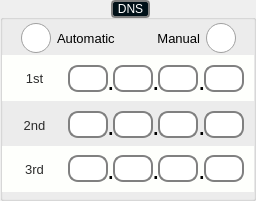
     <widget class="QGroupBox" name="dnsGroupBox">
      <property name="geometry">
       <rect>
        <x>310</x>
        <y>196</y>
        <width>256</width>
        <height>201</height>
       </rect>
      </property>
      <property name="sizePolicy">
       <sizepolicy hsizetype="Fixed" vsizetype="Fixed">
        <horstretch>0</horstretch>
        <verstretch>0</verstretch>
       </sizepolicy>
      </property>
      <property name="minimumSize">
       <size>
        <width>256</width>
        <height>201</height>
       </size>
      </property>
      <property name="maximumSize">
       <size>
        <width>256</width>
        <height>201</height>
       </size>
      </property>
      <property name="autoFillBackground">
       <bool>false</bool>
      </property>
      <property name="styleSheet">
       <string notr="true">QGroupBox#dnsGroupBox{
	border: 2px solid gray;
	border-radius: 8px;
    color: rgb(0,0,0);
	background: rgb(238, 255, 211); 
	margin-top: 8px;
}
QGroupBox::title {
     subcontrol-origin: margin;
     subcontrol-position: top center; /* position at the top center */
	padding: 0 3px;
/*	background: rgb(240, 252, 255); */
	background: rgb(0, 16, 24);
	color: rgb(255,255,255);
	border: 2px solid gray;
	border-radius: 4px;
 }</string>
      </property>
      <property name="title">
       <string>DNS</string>
      </property>
      <widget class="QLabel" name="label_25">
       <property name="geometry">
        <rect>
         <x>4</x>
         <y>115</y>
         <width>61</width>
         <height>20</height>
        </rect>
       </property>
       <property name="font">
        <font>
         <pointsize>10</pointsize>
        </font>
       </property>
       <property name="layoutDirection">
        <enum>Qt::LeftToRight</enum>
       </property>
       <property name="styleSheet">
        <string notr="true">color: rgb(43, 43, 43);
background:transparent;</string>
       </property>
       <property name="text">
        <string>2nd</string>
       </property>
       <property name="alignment">
        <set>Qt::AlignCenter</set>
       </property>
      </widget>
      <widget class="hobart::tabbableIPLineEdit" name="DNS1LineEdit">
       <property name="geometry">
        <rect>
         <x>68</x>
         <y>65</y>
         <width>40</width>
         <height>27</height>
        </rect>
       </property>
       <property name="sizePolicy">
        <sizepolicy hsizetype="Fixed" vsizetype="Fixed">
         <horstretch>0</horstretch>
         <verstretch>0</verstretch>
        </sizepolicy>
       </property>
       <property name="minimumSize">
        <size>
         <width>40</width>
         <height>27</height>
        </size>
       </property>
       <property name="maximumSize">
        <size>
         <width>40</width>
         <height>27</height>
        </size>
       </property>
       <property name="font">
        <font>
         <pointsize>10</pointsize>
        </font>
       </property>
       <property name="focusPolicy">
        <enum>Qt::StrongFocus</enum>
       </property>
       <property name="styleSheet">
        <string notr="true">border-radius: 10px;
border: 2px solid gray;
background:white;</string>
       </property>
       <property name="text">
        <string notr="true"/>
       </property>
       <property name="alignment">
        <set>Qt::AlignCenter</set>
       </property>
       <property name="placeholderText">
        <string/>
       </property>
      </widget>
      <widget class="QLabel" name="label_26">
       <property name="geometry">
        <rect>
         <x>4</x>
         <y>68</y>
         <width>61</width>
         <height>20</height>
        </rect>
       </property>
       <property name="font">
        <font>
         <pointsize>10</pointsize>
        </font>
       </property>
       <property name="layoutDirection">
        <enum>Qt::LeftToRight</enum>
       </property>
       <property name="styleSheet">
        <string notr="true">color: rgb(43, 43, 43);
background:transparent;</string>
       </property>
       <property name="text">
        <string>1st</string>
       </property>
       <property name="alignment">
        <set>Qt::AlignCenter</set>
       </property>
      </widget>
      <widget class="hobart::tabbableIPLineEdit" name="DNS2LineEdit">
       <property name="geometry">
        <rect>
         <x>68</x>
         <y>111</y>
         <width>40</width>
         <height>27</height>
        </rect>
       </property>
       <property name="sizePolicy">
        <sizepolicy hsizetype="Fixed" vsizetype="Fixed">
         <horstretch>0</horstretch>
         <verstretch>0</verstretch>
        </sizepolicy>
       </property>
       <property name="minimumSize">
        <size>
         <width>40</width>
         <height>27</height>
        </size>
       </property>
       <property name="maximumSize">
        <size>
         <width>40</width>
         <height>27</height>
        </size>
       </property>
       <property name="font">
        <font>
         <pointsize>10</pointsize>
        </font>
       </property>
       <property name="focusPolicy">
        <enum>Qt::StrongFocus</enum>
       </property>
       <property name="styleSheet">
        <string notr="true">border-radius: 10px;
border: 2px solid gray;
background:white;</string>
       </property>
       <property name="text">
        <string notr="true"/>
       </property>
       <property name="alignment">
        <set>Qt::AlignCenter</set>
       </property>
       <property name="placeholderText">
        <string/>
       </property>
      </widget>
      <widget class="QRadioButton" name="autoDNSRadio">
       <property name="geometry">
        <rect>
         <x>21</x>
         <y>23</y>
         <width>111</width>
         <height>30</height>
        </rect>
       </property>
       <property name="font">
        <font>
         <pointsize>10</pointsize>
        </font>
       </property>
       <property name="autoFillBackground">
        <bool>false</bool>
       </property>
       <property name="styleSheet">
        <string notr="true">QRadioButton::indicator{
width: 30px;
height: 30px;
} </string>
       </property>
       <property name="text">
        <string>Automatic</string>
       </property>
      </widget>
      <widget class="QRadioButton" name="manualDNSRadio">
       <property name="geometry">
        <rect>
         <x>135</x>
         <y>23</y>
         <width>101</width>
         <height>30</height>
        </rect>
       </property>
       <property name="font">
        <font>
         <pointsize>10</pointsize>
        </font>
       </property>
       <property name="layoutDirection">
        <enum>Qt::RightToLeft</enum>
       </property>
       <property name="autoFillBackground">
        <bool>false</bool>
       </property>
       <property name="styleSheet">
        <string notr="true">QRadioButton::indicator{
width: 30px;
height: 30px;
} </string>
       </property>
       <property name="text">
        <string>Manual</string>
       </property>
      </widget>
      <widget class="QLabel" name="label_27">
       <property name="geometry">
        <rect>
         <x>4</x>
         <y>159</y>
         <width>61</width>
         <height>20</height>
        </rect>
       </property>
       <property name="font">
        <font>
         <pointsize>10</pointsize>
        </font>
       </property>
       <property name="layoutDirection">
        <enum>Qt::LeftToRight</enum>
       </property>
       <property name="styleSheet">
        <string notr="true">color: rgb(43, 43, 43);
background:transparent;</string>
       </property>
       <property name="text">
        <string>3rd</string>
       </property>
       <property name="alignment">
        <set>Qt::AlignCenter</set>
       </property>
      </widget>
      <widget class="hobart::tabbableIPLineEdit" name="DNS3LineEdit">
       <property name="geometry">
        <rect>
         <x>68</x>
         <y>155</y>
         <width>40</width>
         <height>27</height>
        </rect>
       </property>
       <property name="sizePolicy">
        <sizepolicy hsizetype="Fixed" vsizetype="Fixed">
         <horstretch>0</horstretch>
         <verstretch>0</verstretch>
        </sizepolicy>
       </property>
       <property name="minimumSize">
        <size>
         <width>40</width>
         <height>27</height>
        </size>
       </property>
       <property name="maximumSize">
        <size>
         <width>40</width>
         <height>27</height>
        </size>
       </property>
       <property name="font">
        <font>
         <pointsize>10</pointsize>
        </font>
       </property>
       <property name="focusPolicy">
        <enum>Qt::StrongFocus</enum>
       </property>
       <property name="styleSheet">
        <string notr="true">border-radius: 10px;
border: 2px solid gray;
background:white;</string>
       </property>
       <property name="text">
        <string notr="true"/>
       </property>
       <property name="alignment">
        <set>Qt::AlignCenter</set>
       </property>
       <property name="placeholderText">
        <string/>
       </property>
      </widget>
      <widget class="hobart::tabbableIPLineEdit" name="DNS1LineEdit_2">
       <property name="geometry">
        <rect>
         <x>113</x>
         <y>65</y>
         <width>40</width>
         <height>27</height>
        </rect>
       </property>
       <property name="sizePolicy">
        <sizepolicy hsizetype="Fixed" vsizetype="Fixed">
         <horstretch>0</horstretch>
         <verstretch>0</verstretch>
        </sizepolicy>
       </property>
       <property name="minimumSize">
        <size>
         <width>40</width>
         <height>27</height>
        </size>
       </property>
       <property name="maximumSize">
        <size>
         <width>40</width>
         <height>27</height>
        </size>
       </property>
       <property name="font">
        <font>
         <pointsize>10</pointsize>
        </font>
       </property>
       <property name="focusPolicy">
        <enum>Qt::StrongFocus</enum>
       </property>
       <property name="styleSheet">
        <string notr="true">border-radius: 10px;
border: 2px solid gray;
background:white;</string>
       </property>
       <property name="text">
        <string notr="true"/>
       </property>
       <property name="alignment">
        <set>Qt::AlignCenter</set>
       </property>
       <property name="placeholderText">
        <string/>
       </property>
      </widget>
      <widget class="hobart::tabbableIPLineEdit" name="DNS1LineEdit_3">
       <property name="geometry">
        <rect>
         <x>158</x>
         <y>65</y>
         <width>40</width>
         <height>27</height>
        </rect>
       </property>
       <property name="sizePolicy">
        <sizepolicy hsizetype="Fixed" vsizetype="Fixed">
         <horstretch>0</horstretch>
         <verstretch>0</verstretch>
        </sizepolicy>
       </property>
       <property name="minimumSize">
        <size>
         <width>40</width>
         <height>27</height>
        </size>
       </property>
       <property name="maximumSize">
        <size>
         <width>40</width>
         <height>27</height>
        </size>
       </property>
       <property name="font">
        <font>
         <pointsize>10</pointsize>
        </font>
       </property>
       <property name="focusPolicy">
        <enum>Qt::StrongFocus</enum>
       </property>
       <property name="styleSheet">
        <string notr="true">border-radius: 10px;
border: 2px solid gray;
background:white;</string>
       </property>
       <property name="text">
        <string notr="true"/>
       </property>
       <property name="alignment">
        <set>Qt::AlignCenter</set>
       </property>
       <property name="placeholderText">
        <string/>
       </property>
      </widget>
      <widget class="hobart::tabbableIPLineEdit" name="DNS1LineEdit_4">
       <property name="geometry">
        <rect>
         <x>204</x>
         <y>65</y>
         <width>40</width>
         <height>27</height>
        </rect>
       </property>
       <property name="sizePolicy">
        <sizepolicy hsizetype="Fixed" vsizetype="Fixed">
         <horstretch>0</horstretch>
         <verstretch>0</verstretch>
        </sizepolicy>
       </property>
       <property name="minimumSize">
        <size>
         <width>40</width>
         <height>27</height>
        </size>
       </property>
       <property name="maximumSize">
        <size>
         <width>40</width>
         <height>27</height>
        </size>
       </property>
       <property name="font">
        <font>
         <pointsize>10</pointsize>
        </font>
       </property>
       <property name="focusPolicy">
        <enum>Qt::StrongFocus</enum>
       </property>
       <property name="styleSheet">
        <string notr="true">border-radius: 10px;
border: 2px solid gray;
background:white;</string>
       </property>
       <property name="text">
        <string notr="true"/>
       </property>
       <property name="alignment">
        <set>Qt::AlignCenter</set>
       </property>
       <property name="placeholderText">
        <string/>
       </property>
      </widget>
      <widget class="hobart::tabbableIPLineEdit" name="DNS2LineEdit_2">
       <property name="geometry">
        <rect>
         <x>113</x>
         <y>111</y>
         <width>40</width>
         <height>27</height>
        </rect>
       </property>
       <property name="sizePolicy">
        <sizepolicy hsizetype="Fixed" vsizetype="Fixed">
         <horstretch>0</horstretch>
         <verstretch>0</verstretch>
        </sizepolicy>
       </property>
       <property name="minimumSize">
        <size>
         <width>40</width>
         <height>27</height>
        </size>
       </property>
       <property name="maximumSize">
        <size>
         <width>40</width>
         <height>27</height>
        </size>
       </property>
       <property name="font">
        <font>
         <pointsize>10</pointsize>
        </font>
       </property>
       <property name="focusPolicy">
        <enum>Qt::StrongFocus</enum>
       </property>
       <property name="styleSheet">
        <string notr="true">border-radius: 10px;
border: 2px solid gray;
background:white;</string>
       </property>
       <property name="text">
        <string notr="true"/>
       </property>
       <property name="alignment">
        <set>Qt::AlignCenter</set>
       </property>
       <property name="placeholderText">
        <string/>
       </property>
      </widget>
      <widget class="hobart::tabbableIPLineEdit" name="DNS2LineEdit_3">
       <property name="geometry">
        <rect>
         <x>158</x>
         <y>111</y>
         <width>40</width>
         <height>27</height>
        </rect>
       </property>
       <property name="sizePolicy">
        <sizepolicy hsizetype="Fixed" vsizetype="Fixed">
         <horstretch>0</horstretch>
         <verstretch>0</verstretch>
        </sizepolicy>
       </property>
       <property name="minimumSize">
        <size>
         <width>40</width>
         <height>27</height>
        </size>
       </property>
       <property name="maximumSize">
        <size>
         <width>40</width>
         <height>27</height>
        </size>
       </property>
       <property name="font">
        <font>
         <pointsize>10</pointsize>
        </font>
       </property>
       <property name="focusPolicy">
        <enum>Qt::StrongFocus</enum>
       </property>
       <property name="styleSheet">
        <string notr="true">border-radius: 10px;
border: 2px solid gray;
background:white;</string>
       </property>
       <property name="text">
        <string notr="true"/>
       </property>
       <property name="alignment">
        <set>Qt::AlignCenter</set>
       </property>
       <property name="placeholderText">
        <string/>
       </property>
      </widget>
      <widget class="hobart::tabbableIPLineEdit" name="DNS2LineEdit_4">
       <property name="geometry">
        <rect>
         <x>204</x>
         <y>111</y>
         <width>40</width>
         <height>27</height>
        </rect>
       </property>
       <property name="sizePolicy">
        <sizepolicy hsizetype="Fixed" vsizetype="Fixed">
         <horstretch>0</horstretch>
         <verstretch>0</verstretch>
        </sizepolicy>
       </property>
       <property name="minimumSize">
        <size>
         <width>40</width>
         <height>27</height>
        </size>
       </property>
       <property name="maximumSize">
        <size>
         <width>40</width>
         <height>27</height>
        </size>
       </property>
       <property name="font">
        <font>
         <pointsize>10</pointsize>
        </font>
       </property>
       <property name="focusPolicy">
        <enum>Qt::StrongFocus</enum>
       </property>
       <property name="styleSheet">
        <string notr="true">border-radius: 10px;
border: 2px solid gray;
background:white;</string>
       </property>
       <property name="text">
        <string notr="true"/>
       </property>
       <property name="alignment">
        <set>Qt::AlignCenter</set>
       </property>
       <property name="placeholderText">
        <string/>
       </property>
      </widget>
      <widget class="hobart::tabbableIPLineEdit" name="DNS3LineEdit_2">
       <property name="geometry">
        <rect>
         <x>113</x>
         <y>155</y>
         <width>40</width>
         <height>27</height>
        </rect>
       </property>
       <property name="sizePolicy">
        <sizepolicy hsizetype="Fixed" vsizetype="Fixed">
         <horstretch>0</horstretch>
         <verstretch>0</verstretch>
        </sizepolicy>
       </property>
       <property name="minimumSize">
        <size>
         <width>40</width>
         <height>27</height>
        </size>
       </property>
       <property name="maximumSize">
        <size>
         <width>40</width>
         <height>27</height>
        </size>
       </property>
       <property name="font">
        <font>
         <pointsize>10</pointsize>
        </font>
       </property>
       <property name="focusPolicy">
        <enum>Qt::StrongFocus</enum>
       </property>
       <property name="styleSheet">
        <string notr="true">border-radius: 10px;
border: 2px solid gray;
background:white;</string>
       </property>
       <property name="text">
        <string notr="true"/>
       </property>
       <property name="alignment">
        <set>Qt::AlignCenter</set>
       </property>
       <property name="placeholderText">
        <string/>
       </property>
      </widget>
      <widget class="hobart::tabbableIPLineEdit" name="DNS3LineEdit_3">
       <property name="geometry">
        <rect>
         <x>158</x>
         <y>155</y>
         <width>40</width>
         <height>27</height>
        </rect>
       </property>
       <property name="sizePolicy">
        <sizepolicy hsizetype="Fixed" vsizetype="Fixed">
         <horstretch>0</horstretch>
         <verstretch>0</verstretch>
        </sizepolicy>
       </property>
       <property name="minimumSize">
        <size>
         <width>40</width>
         <height>27</height>
        </size>
       </property>
       <property name="maximumSize">
        <size>
         <width>40</width>
         <height>27</height>
        </size>
       </property>
       <property name="font">
        <font>
         <pointsize>10</pointsize>
        </font>
       </property>
       <property name="focusPolicy">
        <enum>Qt::StrongFocus</enum>
       </property>
       <property name="styleSheet">
        <string notr="true">border-radius: 10px;
border: 2px solid gray;
background:white;</string>
       </property>
       <property name="text">
        <string notr="true"/>
       </property>
       <property name="alignment">
        <set>Qt::AlignCenter</set>
       </property>
       <property name="placeholderText">
        <string/>
       </property>
      </widget>
      <widget class="hobart::tabbableIPLineEdit" name="DNS3LineEdit_4">
       <property name="geometry">
        <rect>
         <x>204</x>
         <y>155</y>
         <width>40</width>
         <height>27</height>
        </rect>
       </property>
       <property name="sizePolicy">
        <sizepolicy hsizetype="Fixed" vsizetype="Fixed">
         <horstretch>0</horstretch>
         <verstretch>0</verstretch>
        </sizepolicy>
       </property>
       <property name="minimumSize">
        <size>
         <width>40</width>
         <height>27</height>
        </size>
       </property>
       <property name="maximumSize">
        <size>
         <width>40</width>
         <height>27</height>
        </size>
       </property>
       <property name="font">
        <font>
         <pointsize>10</pointsize>
        </font>
       </property>
       <property name="focusPolicy">
        <enum>Qt::StrongFocus</enum>
       </property>
       <property name="styleSheet">
        <string notr="true">border-radius: 10px;
border: 2px solid gray;
background:white;</string>
       </property>
       <property name="text">
        <string notr="true"/>
       </property>
       <property name="alignment">
        <set>Qt::AlignCenter</set>
       </property>
       <property name="placeholderText">
        <string/>
       </property>
      </widget>
      <widget class="QLabel" name="label_31">
       <property name="geometry">
        <rect>
         <x>107</x>
         <y>65</y>
         <width>11</width>
         <height>31</height>
        </rect>
       </property>
       <property name="font">
        <font>
         <pointsize>20</pointsize>
        </font>
       </property>
       <property name="text">
        <string>.</string>
       </property>
      </widget>
      <widget class="QLabel" name="label_36">
       <property name="geometry">
        <rect>
         <x>152</x>
         <y>65</y>
         <width>11</width>
         <height>31</height>
        </rect>
       </property>
       <property name="font">
        <font>
         <pointsize>20</pointsize>
        </font>
       </property>
       <property name="text">
        <string>.</string>
       </property>
      </widget>
      <widget class="QLabel" name="label_37">
       <property name="geometry">
        <rect>
         <x>198</x>
         <y>65</y>
         <width>11</width>
         <height>31</height>
        </rect>
       </property>
       <property name="font">
        <font>
         <pointsize>20</pointsize>
        </font>
       </property>
       <property name="text">
        <string>.</string>
       </property>
      </widget>
      <widget class="QLabel" name="label_38">
       <property name="geometry">
        <rect>
         <x>107</x>
         <y>110</y>
         <width>11</width>
         <height>31</height>
        </rect>
       </property>
       <property name="font">
        <font>
         <pointsize>20</pointsize>
        </font>
       </property>
       <property name="text">
        <string>.</string>
       </property>
      </widget>
      <widget class="QLabel" name="label_39">
       <property name="geometry">
        <rect>
         <x>152</x>
         <y>110</y>
         <width>11</width>
         <height>31</height>
        </rect>
       </property>
       <property name="font">
        <font>
         <pointsize>20</pointsize>
        </font>
       </property>
       <property name="text">
        <string>.</string>
       </property>
      </widget>
      <widget class="QLabel" name="label_40">
       <property name="geometry">
        <rect>
         <x>198</x>
         <y>110</y>
         <width>11</width>
         <height>31</height>
        </rect>
       </property>
       <property name="font">
        <font>
         <pointsize>20</pointsize>
        </font>
       </property>
       <property name="text">
        <string>.</string>
       </property>
      </widget>
      <widget class="QLabel" name="label_41">
       <property name="geometry">
        <rect>
         <x>107</x>
         <y>154</y>
         <width>11</width>
         <height>31</height>
        </rect>
       </property>
       <property name="font">
        <font>
         <pointsize>20</pointsize>
        </font>
       </property>
       <property name="text">
        <string>.</string>
       </property>
      </widget>
      <widget class="QLabel" name="label_43">
       <property name="geometry">
        <rect>
         <x>152</x>
         <y>154</y>
         <width>11</width>
         <height>31</height>
        </rect>
       </property>
       <property name="font">
        <font>
         <pointsize>20</pointsize>
        </font>
       </property>
       <property name="text">
        <string>.</string>
       </property>
      </widget>
      <widget class="QLabel" name="label_44">
       <property name="geometry">
        <rect>
         <x>198</x>
         <y>154</y>
         <width>11</width>
         <height>31</height>
        </rect>
       </property>
       <property name="font">
        <font>
         <pointsize>20</pointsize>
        </font>
       </property>
       <property name="text">
        <string>.</string>
       </property>
      </widget>
      <widget class="QLabel" name="label_45">
       <property name="geometry">
        <rect>
         <x>2</x>
         <y>55</y>
         <width>252</width>
         <height>46</height>
        </rect>
       </property>
       <property name="styleSheet">
        <string notr="true">background-color: rgb(254, 255, 252);</string>
       </property>
       <property name="text">
        <string/>
       </property>
      </widget>
      <widget class="QLabel" name="label_46">
       <property name="geometry">
        <rect>
         <x>2</x>
         <y>146</y>
         <width>252</width>
         <height>46</height>
        </rect>
       </property>
       <property name="styleSheet">
        <string notr="true">background-color: rgb(254, 255, 252);</string>
       </property>
       <property name="text">
        <string/>
       </property>
      </widget>
      <zorder>label_46</zorder>
      <zorder>label_45</zorder>
      <zorder>label_25</zorder>
      <zorder>DNS1LineEdit</zorder>
      <zorder>label_26</zorder>
      <zorder>DNS2LineEdit</zorder>
      <zorder>autoDNSRadio</zorder>
      <zorder>manualDNSRadio</zorder>
      <zorder>label_27</zorder>
      <zorder>DNS3LineEdit</zorder>
      <zorder>DNS1LineEdit_2</zorder>
      <zorder>DNS1LineEdit_3</zorder>
      <zorder>DNS1LineEdit_4</zorder>
      <zorder>DNS2LineEdit_2</zorder>
      <zorder>DNS2LineEdit_3</zorder>
      <zorder>DNS2LineEdit_4</zorder>
      <zorder>DNS3LineEdit_2</zorder>
      <zorder>DNS3LineEdit_3</zorder>
      <zorder>DNS3LineEdit_4</zorder>
      <zorder>label_31</zorder>
      <zorder>label_36</zorder>
      <zorder>label_37</zorder>
      <zorder>label_38</zorder>
      <zorder>label_39</zorder>
      <zorder>label_40</zorder>
      <zorder>label_41</zorder>
      <zorder>label_43</zorder>
      <zorder>label_44</zorder>
     </widget>
